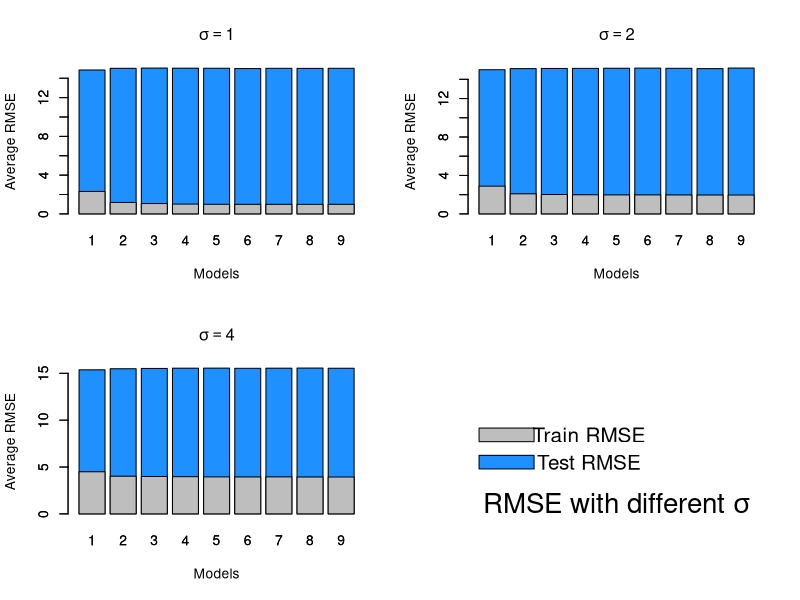

Source code (R):
## ---- chunk 1
library(readr)

birthday = 19720816
set.seed(birthday)

BETA_0 = 0
BETA_1 = 6
BETA_2 = -3.5
BETA_3 = 1.7
BETA_4 = -1.1
BETA_5 = 0.7

FORMULA = list(y ~ x1, 
              y ~ x1 + x2, 
              y ~ x1 + x2 + x3,
              y ~ x1 + x2 + x3 + x4,
              y ~ x1 + x2 + x3 + x4 + x5, #Correct formula
              y ~ x1 + x2 + x3 + x4 + x5 + x6,
              y ~ x1 + x2 + x3 + x4 + x5 + x6 + x7, 
              y ~ x1 + x2 + x3 + x4 + x5 + x6 + x7 + x8,
              y ~ x1 + x2 + x3 + x4 + x5 + x6 + x7 + x8 + x9)
NUM_FORMULA = length(FORMULA)

sim_data          = read_csv("study_2.csv")
sample_size       = nrow(sim_data)

SIGMA     = c(1, 2, 4)
NUM_SIGMA = length(SIGMA)

NUM_SIMS = 500

#allocate a rmse matrix for each formula
train_rmse = vector("list", NUM_FORMULA)
for (i in 1:NUM_FORMULA) {
  train_rmse[[i]] = matrix(0, nrow = NUM_SIGMA, ncol = NUM_SIMS)
}
mean_train_rmse = data.frame(0, nrow = NUM_FORMULA, ncol = NUM_SIGMA)

test_rmse  = vector("list", NUM_FORMULA)
for (i in 1:NUM_FORMULA) {
  test_rmse[[i]] = matrix(0, nrow = NUM_SIGMA, ncol = NUM_SIMS)
}
mean_test_rmse = matrix(0, nrow = NUM_FORMULA, ncol = NUM_SIGMA)

beta_0_hat = matrix(0, nrow =  NUM_SIGMA, ncol = NUM_SIMS)
beta_1_hat = matrix(0, nrow =  NUM_SIGMA, ncol = NUM_SIMS)
beta_2_hat = matrix(0, nrow =  NUM_SIGMA, ncol = NUM_SIMS)
beta_3_hat = matrix(0, nrow =  NUM_SIGMA, ncol = NUM_SIMS)
beta_4_hat = matrix(0, nrow =  NUM_SIGMA, ncol = NUM_SIMS)
beta_5_hat = matrix(0, nrow =  NUM_SIGMA, ncol = NUM_SIMS)
beta_6_hat = matrix(0, nrow =  NUM_SIGMA, ncol = NUM_SIMS)
beta_7_hat = matrix(0, nrow =  NUM_SIGMA, ncol = NUM_SIMS)
beta_8_hat = matrix(0, nrow =  NUM_SIGMA, ncol = NUM_SIMS)
beta_9_hat = matrix(0, nrow =  NUM_SIGMA, ncol = NUM_SIMS)
## ---- chunk 2
cal_rmse = function(y, y_hat) {
  n = length(y)
  e = y - y_hat
  sqrt(sum(e ^ 2) / n)
}
  
  models = vector("list", NUM_FORMULA)
for (f in 1:NUM_FORMULA) {
  
  
  for(s in 1:NUM_SIGMA) {
    for(i in 1:NUM_SIMS) {
      eps           = rnorm(sample_size, mean = 0 , sd = SIGMA[s])
      sim_data$y    = BETA_0 + BETA_1 * sim_data$x1 + BETA_2 * sim_data$x2 + 
                      BETA_3 * sim_data$x3 + BETA_4 * sim_data$x4 + BETA_5 * sim_data$x5 + 
                      eps
      
      #Split data into train and test sets
      train_index = sample(1:sample_size, nrow(sim_data)/2)
      train_data  = sim_data[train_index,]
      test_data   = sim_data[-train_index,]
      
      #Train models and calculate RMSE
      models[[f]] = lm(FORMULA[[f]], data = train_data)
        
      #Calculate RMSE for train data
      train_rmse[[f]][s, i] = cal_rmse(train_data$y, models[[f]]$fitted.values)
  
      #Calculate RMSE for test data
      test_y_hat = predict(models[[f]], data = test_data)
      test_rmse[[f]][s, i] = cal_rmse(test_data$y, test_y_hat)

      
      if(f == 9) {
        beta_0_hat[s, i] = models[[f]]$coefficients[1]
        beta_1_hat[s, i] = models[[f]]$coefficients[2]
        beta_2_hat[s, i] = models[[f]]$coefficients[3]
        beta_3_hat[s, i] = models[[f]]$coefficients[4]
        beta_4_hat[s, i] = models[[f]]$coefficients[5]
        beta_5_hat[s, i] = models[[f]]$coefficients[6]
        beta_6_hat[s, i] = models[[f]]$coefficients[7]
        beta_7_hat[s, i] = models[[f]]$coefficients[8]
        beta_8_hat[s, i] = models[[f]]$coefficients[9]
        beta_9_hat[s, i] = models[[f]]$coefficients[10]
      }
    }
    
    #Calculate the average Train RMSE and average Test RMSE
    mean_train_rmse[f, s] = mean(train_rmse[[f]][s,])
    mean_test_rmse[f, s]  = mean(test_rmse[[f]][s,])
  }
}
## ---- chunk 3
par(mfrow = c(2,2))
barnames = c("1", "2", "3","4", "5", "6","7", "8", "9" )
x_train = c(1, 2, 3, 4, 5, 6, 7, 8, 9)
x_test = c(1, 2, 3, 4, 5, 6, 7, 8, 9)
x=c(x_train, x_test)
for (i in 1:NUM_SIGMA){
  y_train = t(mean_train_rmse)[i,]
  y_test = t(mean_test_rmse)[i,]
  y = c(y_train, y_test)

  barplot(t(mean_test_rmse)[i,], names.arg = barnames,
          xlab = "Models",
          ylab = "Average RMSE",
          main = substitute(sigma==value,list(value=SIGMA[i])),
          col = "dodgerblue")
  
  barplot(t(mean_train_rmse)[i,], col = "grey", add = TRUE)
}

plot.new()
plot.window(c(0,10), c(0,10))
text(5, 0.5, substitute("RMSE with different " * sigma), 
      col = "black", cex = 2)
rect(0, 3, 2, 4, col = "dodgerblue")
text(4, 3.5, "Test RMSE", cex = 1.5)
rect(0, 5, 2, 6, col = "grey")
text(4, 5.5, "Train RMSE", cex = 1.5)

## ---- chunk 4
  #plot(y_test ~ x_test, ylim = c(0, 16),
  #     xlab = "Models", ylab = "Average RMSE",
  #     col = "dodgerblue")

  #lines(x, y, col = "darkorange", lwd = 3, type="b")
  #lines(x_test, y_test,  col = "dodgerblue", lwd = 3)
  #points(x_test[5], y_test[5], col="red", cex = 3, pch="X")
  #points(x_train, y_train, col = "red", pch = "Y")
  #lines(x_train, y_train, col = "darkorange", lwd = 3)
  #points(x_train[5], y_train[5], col="red", cex = 3, pch="X")
## ---- chunk 5
(max(t(mean_test_rmse)[1,]) - min(t(mean_test_rmse)[1,]))/max(t(mean_test_rmse)[1,])
(max(t(mean_test_rmse)[2,]) - min(t(mean_test_rmse)[2,]))/max(t(mean_test_rmse)[2,])
(max(t(mean_test_rmse)[3,]) - min(t(mean_test_rmse)[3,]))/max(t(mean_test_rmse)[3,])
